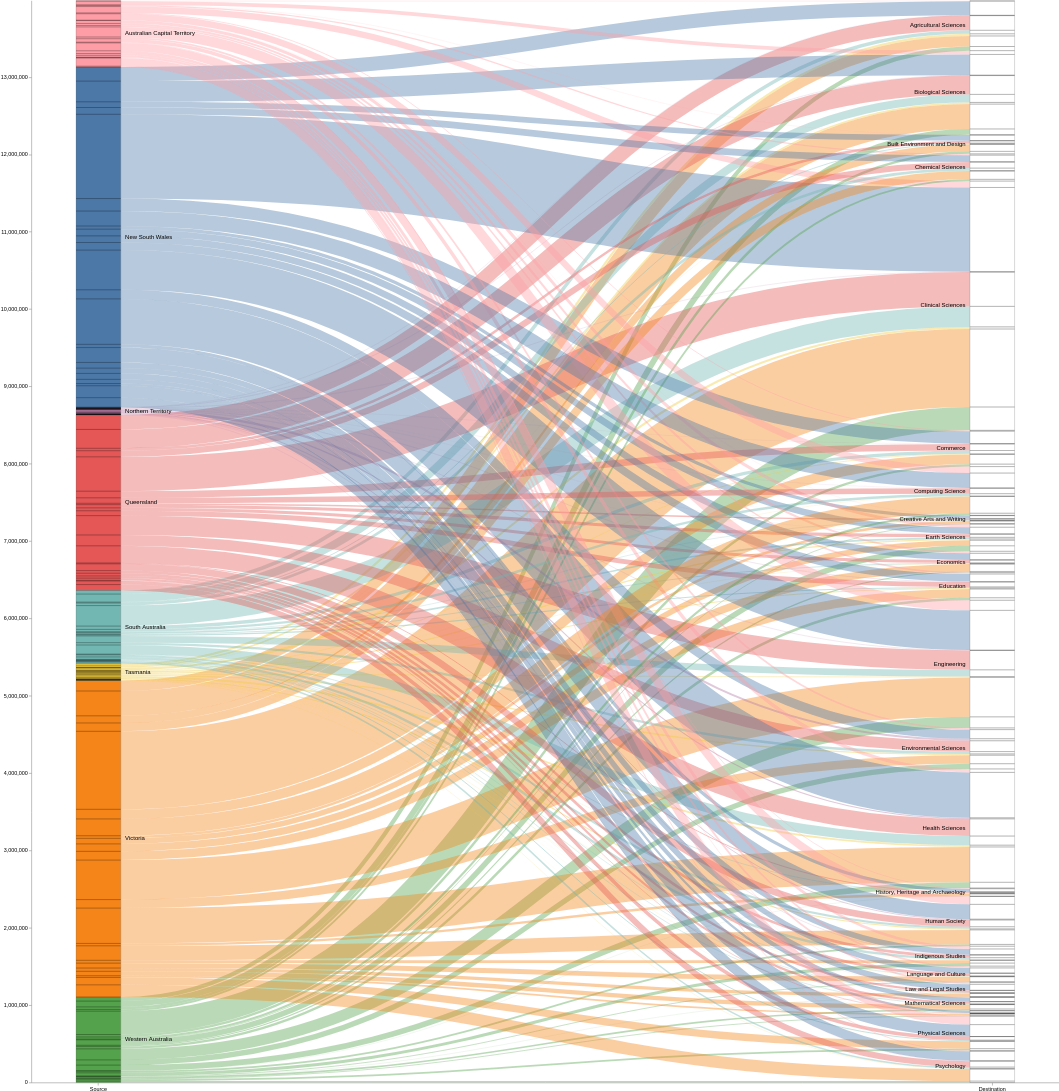

Write the Vega-Lite specification saved for this chart.
### Vega specification from a JSON file in a GitHub repository (floating-point values rounded to 4 significant figures; data arrays with more than 128 entries replaced by an {"elided": "..."} marker saying what was removed)
{"$schema": "https://vega.github.io/schema/vega/v5.json", "height": 2000, "width": 1900, "data": [{"name": "rawData", "values": {"elided": "184 records"}, "transform": [{"type": "formula", "expr": "datum.Field", "as": "stk2"}, {"type": "formula", "expr": "datum.State", "as": "stk1"}, {"type": "formula", "expr": "datum.Money", "as": "size"}]}, {"name": "nodes", "source": "rawData", "transform": [{"type": "filter", "expr": "!groupSelector || groupSelector.stk1 == datum.stk1 || groupSelector.stk2 == datum.stk2"}, {"type": "formula", "expr": "datum.stk1+datum.stk2", "as": "key"}, {"type": "fold", "fields": ["stk1", "stk2"], "as": ["stack", "grpId"]}, {"type": "formula", "expr": "datum.stack == 'stk1' ? datum.stk1+' '+datum.stk2 : datum.stk2+' '+datum.stk1", "as": "sortField"}, {"type": "stack", "groupby": ["stack"], "sort": {"field": "sortField", "order": "descending"}, "field": "size"}, {"type": "formula", "expr": "(datum.y0+datum.y1)/2", "as": "yc"}]}, {"name": "groups", "source": "nodes", "transform": [{"type": "aggregate", "groupby": ["stack", "grpId"], "fields": ["size"], "ops": ["sum"], "as": ["total"]}, {"type": "stack", "groupby": ["stack"], "sort": {"field": "grpId", "order": "descending"}, "field": "total"}, {"type": "formula", "expr": "scale('y', datum.y0)", "as": "scaledY0"}, {"type": "formula", "expr": "scale('y', datum.y1)", "as": "scaledY1"}, {"type": "formula", "expr": "datum.stack == 'stk1'", "as": "rightLabel"}, {"type": "formula", "expr": "datum.total/domain('y')[1]", "as": "percentage"}]}, {"name": "destinationNodes", "source": "nodes", "transform": [{"type": "filter", "expr": "datum.stack == 'stk2'"}]}, {"name": "edges", "source": "nodes", "transform": [{"type": "filter", "expr": "datum.stack == 'stk1'"}, {"type": "lookup", "from": "destinationNodes", "key": "key", "fields": ["key"], "as": ["target"]}, {"type": "linkpath", "orient": "horizontal", "shape": "diagonal", "sourceY": {"expr": "scale('y', datum.yc)"}, "sourceX": {"expr": "scale('x', 'stk1') + bandwidth('x')"}, "targetY": {"expr": "scale('y', datum.target.yc)"}, "targetX": {"expr": "scale('x', 'stk2')"}}, {"type": "formula", "expr": "range('y')[0]-scale('y', datum.size)", "as": "strokeWidth"}, {"type": "formula", "expr": "datum.size/domain('y')[1]", "as": "percentage"}]}], "scales": [{"name": "x", "type": "band", "range": "width", "domain": ["stk1", "stk2"], "paddingOuter": 0.05, "paddingInner": 0.95}, {"name": "y", "type": "linear", "range": "height", "domain": {"data": "nodes", "field": "y1"}}, {"name": "color", "type": "ordinal", "range": "category", "domain": {"data": "rawData", "field": "stk1"}}, {"name": "stackNames", "type": "ordinal", "range": ["Source", "Destination"], "domain": ["stk1", "stk2"]}], "axes": [{"orient": "bottom", "scale": "x", "encode": {"labels": {"update": {"text": {"scale": "stackNames", "field": "value"}}}}}, {"orient": "left", "scale": "y"}], "marks": [{"type": "path", "name": "edgeMark", "from": {"data": "edges"}, "clip": true, "encode": {"update": {"stroke": [{"test": "groupSelector && groupSelector.stack=='stk1'", "scale": "color", "field": "stk2"}, {"scale": "color", "field": "stk1"}], "strokeWidth": {"field": "strokeWidth"}, "path": {"field": "path"}, "strokeOpacity": {"signal": "!groupSelector && (groupHover.stk1 == datum.stk1 || groupHover.stk2 == datum.stk2) ? 0.9 : 0.4"}, "zindex": {"signal": "!groupSelector && (groupHover.stk1 == datum.stk1 || groupHover.stk2 == datum.stk2) ? 1 : 0"}, "tooltip": {"signal": "datum.stk1 + ' → ' + datum.stk2 + '    ' + format(datum.size, ',.0f') + '   (' + format(datum.percentage, '.1%') + ')'"}}, "hover": {"strokeOpacity": {"value": 1}}}}, {"type": "rect", "name": "groupMark", "from": {"data": "groups"}, "encode": {"enter": {"fill": {"scale": "color", "field": "grpId"}, "width": {"scale": "x", "band": 1}}, "update": {"x": {"scale": "x", "field": "stack"}, "y": {"field": "scaledY0"}, "y2": {"field": "scaledY1"}, "fillOpacity": {"value": 1}, "tooltip": {"signal": "datum.grpId + '   ' + format(datum.total, ',.0f') + '   (' + format(datum.percentage, '.1%') + ')'"}}, "hover": {"fillOpacity": {"value": 1}}}}, {"type": "text", "from": {"data": "groups"}, "interactive": false, "encode": {"update": {"x": {"signal": "scale('x', datum.stack) + (datum.rightLabel ? bandwidth('x') + 8 : -8)"}, "yc": {"signal": "(datum.scaledY0 + datum.scaledY1)/2"}, "align": {"signal": "datum.rightLabel ? 'left' : 'right'"}, "baseline": {"value": "middle"}, "fontWeight": {"value": "normal"}, "text": {"signal": "abs(datum.scaledY0-datum.scaledY1) > 13 ? datum.grpId : ''"}}}}, {"type": "group", "data": [{"name": "dataForShowAll", "values": [{}], "transform": [{"type": "filter", "expr": "groupSelector"}]}], "encode": {"enter": {"xc": {"signal": "width/2"}, "y": {"value": 30}, "width": {"value": 80}, "height": {"value": 30}}}, "marks": [{"type": "group", "name": "groupReset", "from": {"data": "dataForShowAll"}, "encode": {"enter": {"cornerRadius": {"value": 6}, "fill": {"value": "#f5f5f5"}, "stroke": {"value": "#000"}, "strokeWidth": {"value": 2}, "height": {"field": {"group": "height"}}, "width": {"field": {"group": "width"}}}, "update": {"opacity": {"value": 1}}, "hover": {"opacity": {"value": 0.7}}}, "marks": [{"type": "text", "interactive": false, "encode": {"enter": {"xc": {"field": {"group": "width"}, "mult": 0.5}, "yc": {"field": {"group": "height"}, "mult": 0.5, "offset": 2}, "align": {"value": "center"}, "baseline": {"value": "middle"}, "fontWeight": {"value": "normal"}, "text": {"value": "Show All"}}}}]}]}, {"type": "rect", "from": {"data": "nodes"}, "encode": {"enter": {"stroke": {"value": "#000"}, "strokeWidth": {"value": 0.3}, "width": {"scale": "x", "band": 1}, "x": {"scale": "x", "field": "stack"}, "y": {"field": "y0", "scale": "y"}, "y2": {"field": "y1", "scale": "y"}}}}], "signals": [{"name": "groupHover", "value": {}, "on": [{"events": "@groupMark:mouseover", "update": "{stk1:datum.stack=='stk1' && datum.grpId, stk2:datum.stack=='stk2' && datum.grpId}"}, {"events": "mouseout", "update": "{}"}]}, {"name": "groupSelector", "value": false, "on": [{"events": "@groupMark:click!", "update": "{stack:datum.stack, stk1:datum.stack=='stk1' && datum.grpId, stk2:datum.stack=='stk2' && datum.grpId}"}, {"events": [{"type": "click", "markname": "groupReset"}, {"type": "dblclick"}], "update": "false"}]}]}
